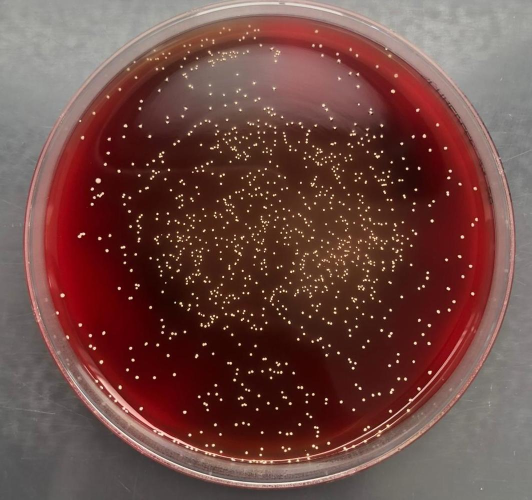
#> input picture input_images/image_1_crop.jpg, 1063 x 999 px (shown at 1/2 size); its folder holds only this picture in this run
$ python agar_scan.py
#> lines starting #> are read from the running program, lines starting #| are printed output that depends on the picture; after the words box and inside, x2 and y2 are one past the last pixel; in counts of white or black regions, pixels touching at a corner belong together
#!/usr/bin/env python3

# TODO: Interactive GUI (crop, adjust threshold, area bounds)
# TODO: Red color filter?
# TODO: Use contour hierarchy instead of dividing by 2
# TODO: Relate arcLength and contourArea to find actual circular shapes
# TODO: Identify duplictes with cv2.moments
# TODO: Color invariance

import os
import numpy as np
import cv2

input_folder = "input_images/"
output_folder = "output_images/"
DIRECTORIES = [input_folder, output_folder]

GREEN = (0,255,0)
RED = (0,0,255)

# Parameters to optimize
area_min = 2
area_max = 2000
perimeter_max = 500
dish_interior = 0.95
CANNY_THRESHOLD = 170


def downsample(image, k_size, n_iter):
    for i in range(n_iter):
        image = cv2.medianBlur(image, k_size)
    return image

def get_dish(image):
    # Find largest circle with a Hough transform
    mask = np.zeros((image.shape[0], image.shape[1]), dtype=np.uint8)
    image_blur = downsample(image, 5, 1)
    circles = cv2.HoughCircles(image_blur, cv2.HOUGH_GRADIENT, 1, image.shape[0]/100)
    if circles is None:
        return cv2.bitwise_not(mask), None
    circles = np.uint16(np.around(circles))

    c = circles[0,:][0]

    # Get rectangle inscribing the dish
    m = (c[0], c[1])
    r = int(c[2]*dish_interior)
    top_left = (c[0] - r, c[1] - r)
    bottom_right = (c[0] + r, c[1] + r)
    cv2.rectangle(mask, top_left, bottom_right, 255, -1)
    image_dish = cv2.bitwise_and(image, image, mask=mask)

    return image_dish

def get_dish_interior(image):
    image_dish = get_dish(image)

    # Find largest circle with a Hough transform
    mask = np.zeros((image_dish.shape[0], image_dish.shape[1]), dtype=np.uint8)
    image_blur = downsample(image_dish, 5, 1)
    circles = cv2.HoughCircles(image_blur, cv2.HOUGH_GRADIENT, 1, image_dish.shape[0]/100)
    if circles is None:
        return cv2.bitwise_not(mask), None
    circles = np.uint16(np.around(circles))

    c = circles[0,:][0]
    cv2.circle(mask, (c[0], c[1]), c[2], 255, -1)

    image_interior = cv2.bitwise_and(image_dish, image_dish, mask=mask)
    return image_interior, c

def area_in_range(contour):
    return area_min < cv2.contourArea(contour) < area_max

def perimeter_in_range(contour):
    return cv2.arcLength(contour, False) < perimeter_max

def get_contours(image):
    # Detect edges
    canny_edges = cv2.Canny(image, CANNY_THRESHOLD, CANNY_THRESHOLD * 2)
    # Find contours
    contours, hierarchy = cv2.findContours(canny_edges, cv2.RETR_CCOMP, cv2.CHAIN_APPROX_SIMPLE)

    contours_filtered = []
    for n, contour in enumerate(contours):
        if area_in_range(contour) and perimeter_in_range(contour):
            contours_filtered.append(contour)
    return contours_filtered


def find_cells(image_path, image_name):
     # Load the image file
    image = cv2.imread(image_path, cv2.IMREAD_GRAYSCALE)
    out_image = cv2.cvtColor(image, cv2.COLOR_GRAY2BGR)

    # Use only the dish region, if found
    image_dish, dish_circle = get_dish_interior(image)

    contours = get_contours(image_dish)
    # Every cell has an outer and inner contour
    n_contours = int(len(contours) / 2)

    print(f"{image_name} : {n_contours}")

    if dish_circle is not None:
        out_image = cv2.circle(out_image, (dish_circle[0], dish_circle[1]), dish_circle[2], RED, 4)
    out_image = cv2.drawContours(out_image, contours, -1, GREEN, 1)

    output_path = f"{output_folder}{image_name.split('.')[0]}_out.jpg"
    cv2.imwrite(output_path, out_image)

if __name__=="__main__":
    for directory in DIRECTORIES:
        if not os.path.exists(directory):
            os.makedirs(directory)

    image_list = os.listdir(input_folder)
    image_list = [x for x in image_list if not (x.startswith('.'))]

    for image_name in image_list:
        image_path = input_folder + image_name
        find_cells(image_path, image_name)
#> the loop in downsample, `for i in range(n_iter):` made 1 pass
#> pass 1, in downsample, `image = cv2.medianBlur(image, k_size)`:
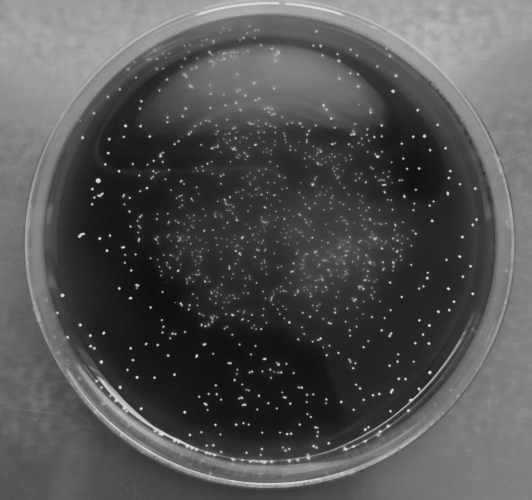
#> image: shape (999, 1063) (shown at 1/2 size); min 13, max 229, mean 83
#> in get_dish, `circles = cv2.HoughCircles(image_blur, cv2.HOUGH_GRADIENT, 1, image.sh..`: circles = 110 rows, first 8: [538.5, 486.5, 489.1], [548.5, 487.5, 479.6], [539.5, 475.5, 449.2], [528.5, 486.5, 479.2], [554.5, 495.5, 473.7], [535.5, 497.5, 467.3], [545.5, 501.5, 472], [523.5, 465.5, 458.9]
#> in get_dish, `circles = np.uint16(np.around(circles))`: circles = 110 rows, first 8: [538, 486, 489], [548, 488, 480], [540, 476, 449], [528, 486, 479], [554, 496, 474], [536, 498, 467], [546, 502, 472], [524, 466, 459]
#> in get_dish, `c = circles[0,:][0]`: c = [538, 486, 489]
#> in get_dish, `m = (c[0], c[1])`: m = (538, 486)
#> in get_dish, `r = int(c[2]*dish_interior)`: r = 464
#> in get_dish, `top_left = (c[0] - r, c[1] - r)`: top_left = (74, 22)
#> in get_dish, `bottom_right = (c[0] + r, c[1] + r)`: bottom_right = (1002, 950)
#> in get_dish, `cv2.rectangle(mask, top_left, bottom_right, 255, -1)`:
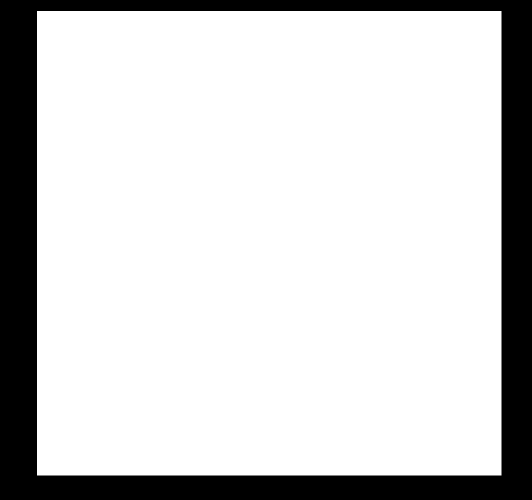
#> mask: shape (999, 1063) (shown at 1/2 size); 81.3% white; 1 black region, box (x1, y1, x2, y2) and area: (0, 0, 1063, 999) 198896
#> the loop in downsample (call 2), `for i in range(n_iter):` made 1 pass
#> pass 1, in downsample (call 2), `image = cv2.medianBlur(image, k_size)`:
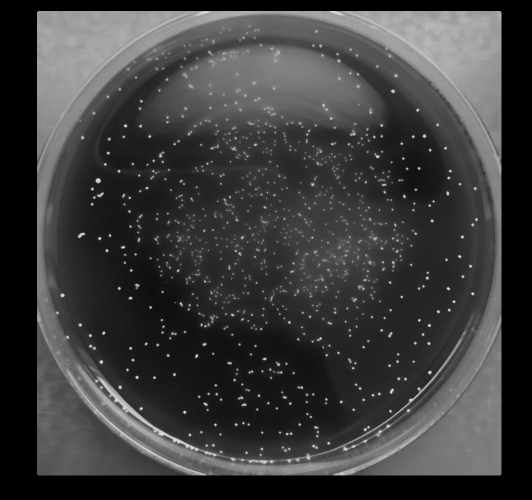
#> image: shape (999, 1063) (shown at 1/2 size); min 0, max 229, mean 60.1
#> in get_dish_interior, `circles = cv2.HoughCircles(image_blur, cv2.HOUGH_GRADIENT, 1, image_di..`: circles = 81 rows, first 8: [539.5, 479.5, 452.2], [543.5, 489.5, 482.1], [532.5, 471.5, 441.7], [527.5, 494.5, 467.1], [545.5, 501.5, 472.1], [513.5, 467.5, 453.2], [549.5, 477.5, 470.5], [560.5, 486.5, 472.2]
#> in get_dish_interior, `circles = np.uint16(np.around(circles))`: circles = 81 rows, first 8: [540, 480, 452], [544, 490, 482], [532, 472, 442], [528, 494, 467], [546, 502, 472], [514, 468, 453], [550, 478, 470], [560, 486, 472]
#> in get_dish_interior, `c = circles[0,:][0]`: c = [540, 480, 452]
#> in get_dish_interior, `cv2.circle(mask, (c[0], c[1]), c[2], 255, -1)`:
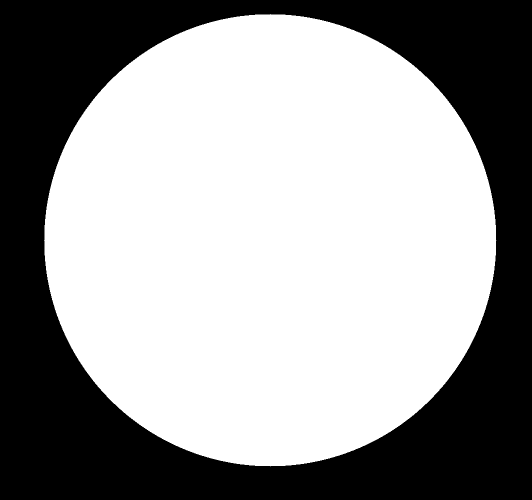
#> mask: shape (999, 1063) (shown at 1/2 size); 60.4% white; 1 black region, box (x1, y1, x2, y2) and area: (0, 0, 1063, 999) 420124
#> in get_dish_interior, `image_interior = cv2.bitwise_and(image_dish, image_dish, mask=mask)`:
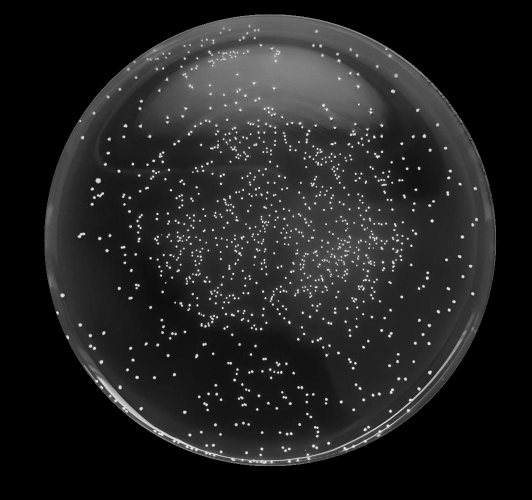
#> image_interior: shape (999, 1063) (shown at 1/2 size); min 0, max 255, mean 34.2
#> in get_contours, `canny_edges = cv2.Canny(image, CANNY_THRESHOLD, CANNY_THRESHOLD * 2)`:
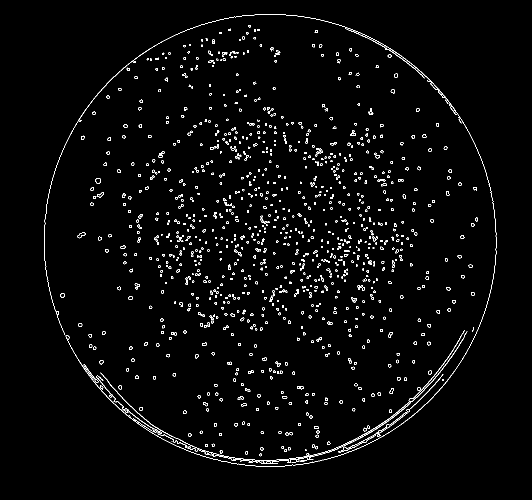
#> canny_edges: shape (999, 1063) (shown at 1/2 size); 2.3% white in thin lines or dots, all inside (x1, y1, x2, y2) = (88, 28, 993, 933)
#> in get_contours, `contours, hierarchy = cv2.findContours(canny_edges, cv2.RETR_CCOMP, cv..`: contours = 2231 contours, 1773 with area under 20; largest, box (x1, y1, x2, y2) and area: (201, 660, 935, 926) 1081, (88, 28, 993, 933) 638, (619, 802, 822, 914) 541, (676, 748, 887, 906) 376, (755, 823, 817, 867) 188
#> the loop in get_contours, `for n, contour in enumerate(contours):` made 2231 passes
#> contour on passes 1 to 3: [[526, 924], [528, 924]], [[523, 923], [523, 924], [524, 923]], [[480, 923], [482, 923]]
#> after the loop in get_contours, `for n, contour in enumerate(contours):`: contours_filtered = 2190 contours, 1735 with area under 20; largest, box (x1, y1, x2, y2) and area: (619, 802, 822, 914) 541, (755, 823, 817, 867) 188, (167, 728, 197, 766) 124, (168, 732, 197, 766) 100, (192, 752, 309, 858) 98
#> in find_cells, `contours = get_contours(image_dish)`: contours has the same summary as contours_filtered in get_contours
#> in find_cells, `n_contours = int(len(contours) / 2)`: n_contours = 1095
#| image_1_crop.jpg : 1095
#> in find_cells, `out_image = cv2.drawContours(out_image, contours, -1, GREEN, 1)`:
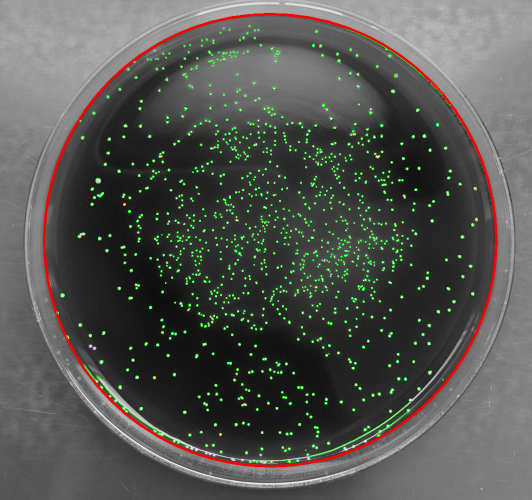
#> out_image: shape (999, 1063, 3) (shown at 1/2 size); mean B, G, R 80.5, 85.1, 83.9

$ run again, on input_images/image_2_crop.jpg
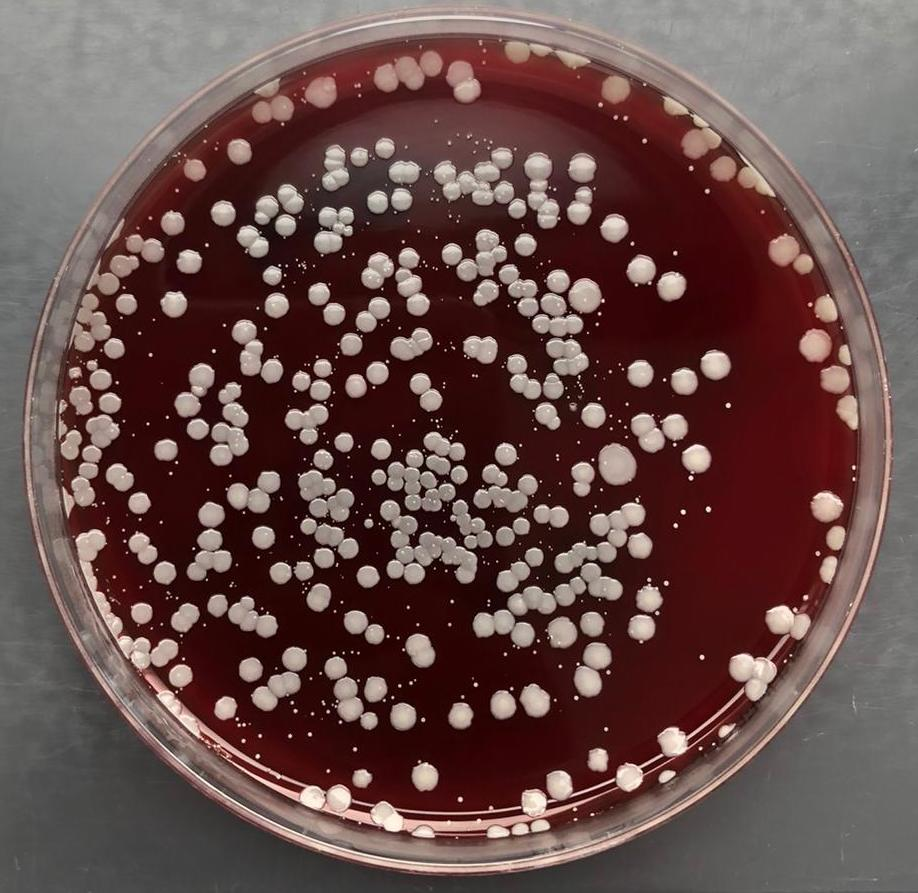
#> input picture input_images/image_2_crop.jpg, 918 x 893 px
#> in get_dish, `circles = cv2.HoughCircles(image_blur, cv2.HOUGH_GRADIENT, 1, image.sh..`: circles = 140 rows, first 8: [457.5, 438.5, 433], [442.5, 442.5, 418.8], [472.5, 445.5, 416.7], [453.5, 429.5, 397.7], [467.5, 429.5, 414.1], [473.5, 436.5, 416.4], [447.5, 410.5, 403.9], [472.5, 421.5, 404.8]
#> in get_dish, `circles = np.uint16(np.around(circles))`: circles = 140 rows, first 8: [458, 438, 433], [442, 442, 419], [472, 446, 417], [454, 430, 398], [468, 430, 414], [474, 436, 416], [448, 410, 404], [472, 422, 405]
#> in get_dish, `c = circles[0,:][0]`: c = [458, 438, 433]
#> m = (458, 438)
#> r = 411
#> top_left = (47, 27)
#> bottom_right = (869, 849)
#> in get_dish, `cv2.rectangle(mask, top_left, bottom_right, 255, -1)`:
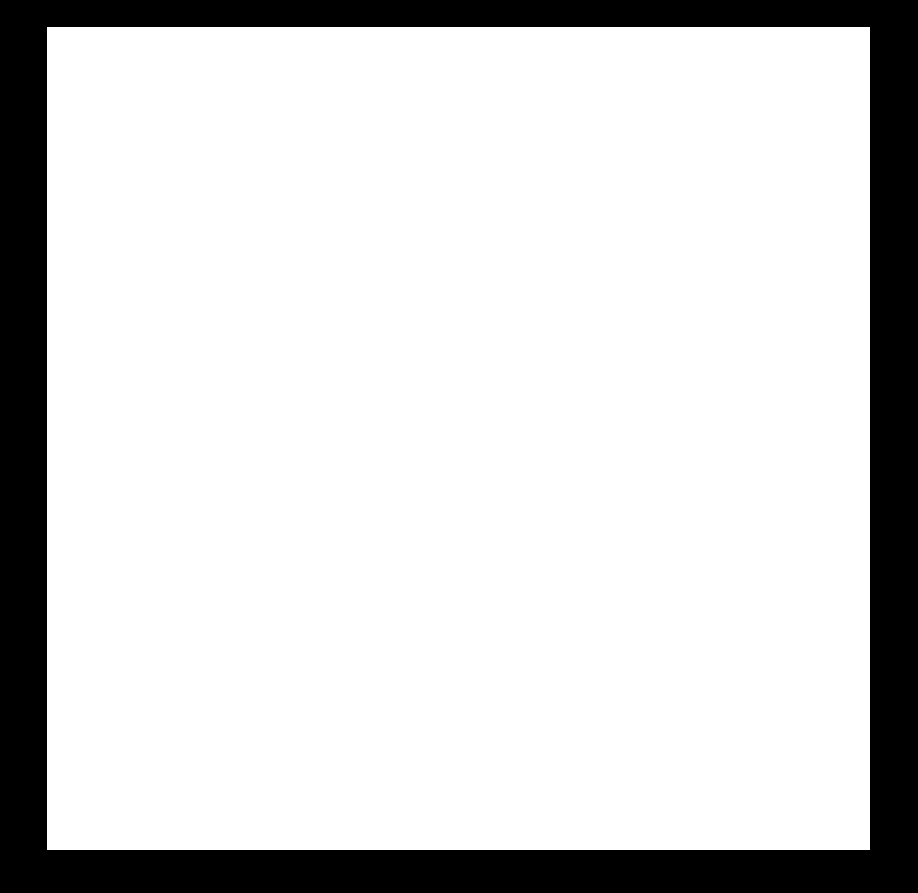
#> mask: shape (893, 918); 82.6% white; 1 black region, box (x1, y1, x2, y2) and area: (0, 0, 918, 893) 142445
#> in get_dish_interior, `circles = cv2.HoughCircles(image_blur, cv2.HOUGH_GRADIENT, 1, image_di..`: circles = 122 rows, first 8: [457.5, 438.5, 428.6], [453.5, 429.5, 397.3], [471.5, 447.5, 416.9], [468.5, 431.5, 414.9], [448.5, 413.5, 401.8], [458.5, 420.5, 389.1], [443.5, 425.5, 387.2], [476.5, 425.5, 404.8]
#> in get_dish_interior, `circles = np.uint16(np.around(circles))`: circles = 122 rows, first 8: [458, 438, 429], [454, 430, 397], [472, 448, 417], [468, 432, 415], [448, 414, 402], [458, 420, 389], [444, 426, 387], [476, 426, 405]
#> in get_dish_interior, `c = circles[0,:][0]`: c = [458, 438, 429]
#> canny_edges: shape (893, 918); 4.5% white in thin lines or dots, all inside (x1, y1, x2, y2) = (46, 26, 871, 851)
#> in get_contours, `contours, hierarchy = cv2.findContours(canny_edges, cv2.RETR_CCOMP, cv..`: contours = 1281 contours, 932 with area under 20; largest, box (x1, y1, x2, y2) and area: (554, 502, 646, 574) 2480, (521, 605, 811, 818) 2094, (631, 414, 688, 453) 1438, (68, 293, 112, 352) 1349, (187, 529, 232, 581) 1329
#> the loop in get_contours, `for n, contour in enumerate(contours):` made 1281 passes
#> contour on passes 1 to 3: [[611, 836], [613, 836]], [[615, 835]], [[617, 834]]
#> after the loop in get_contours, `for n, contour in enumerate(contours):`: contours_filtered = 914 contours, 576 with area under 20; largest, box (x1, y1, x2, y2) and area: (631, 414, 688, 453) 1438, (68, 293, 112, 352) 1349, (187, 529, 232, 581) 1329, (589, 502, 646, 549) 1325, (68, 293, 112, 352) 1310
#> in find_cells, `contours = get_contours(image_dish)`: contours has the same summary as contours_filtered in get_contours
#> n_contours = 457
#| image_2_crop.jpg : 457
#> in find_cells, `out_image = cv2.drawContours(out_image, contours, -1, GREEN, 1)`:
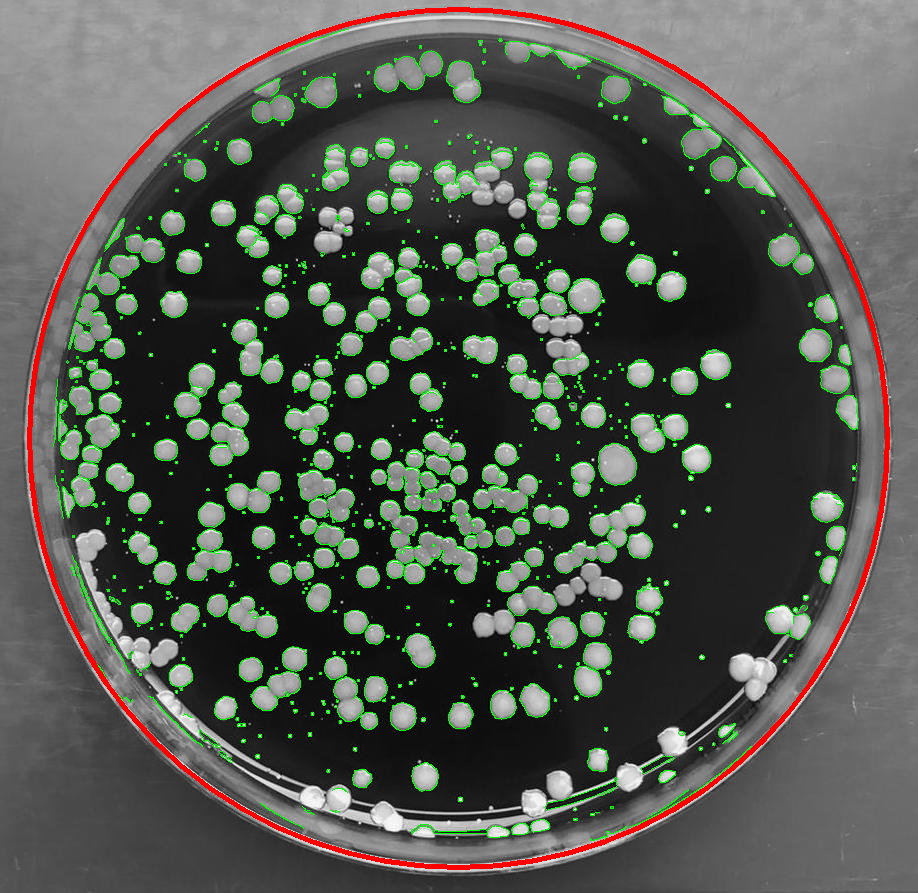
#> out_image: shape (893, 918, 3); mean B, G, R 79, 87.4, 83.2
